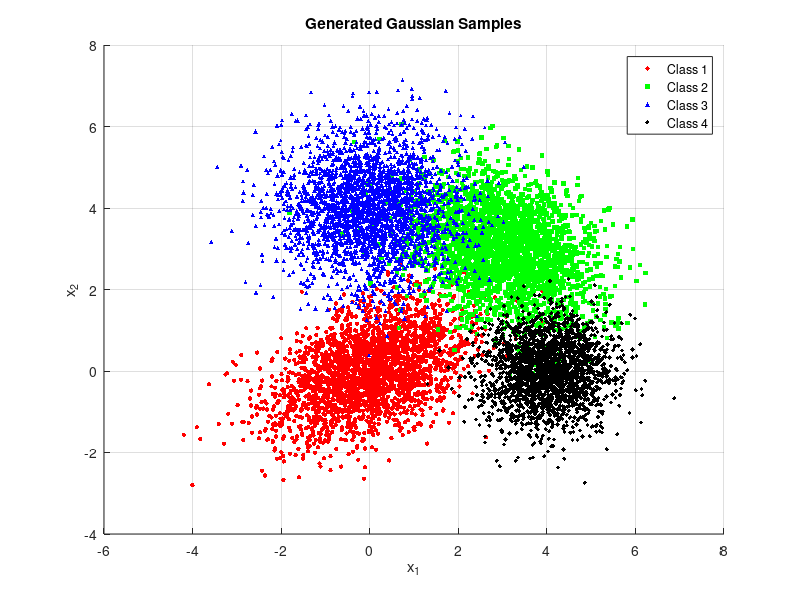

This figure's MATLAB source:
clc; clear; close all;

N = 10000;
priors = [0.25 0.25 0.25 0.25];
d = 2;

mu1 = [0 0]; 
mu2 = [3 3]; 
mu3 = [0 4]; 
mu4 = [4 0];

Sigma1 = [1 0.5; 0.5 1]; 
Sigma2 = [1 -0.3; -0.3 1];
Sigma3 = [1 0; 0 1]; 
Sigma4 = [0.5 0; 0 0.5];

means = {mu1, mu2, mu3, mu4};
covs = {Sigma1, Sigma2, Sigma3, Sigma4};

labels = zeros(N,1);
cum_priors = cumsum(priors);
X = zeros(N, d);

for n = 1:N
    r = rand();
    lbl = find(r <= cum_priors, 1);
    labels(n) = lbl;

    L = chol(covs{lbl}, 'lower');
    X(n,:) = means{lbl} + randn(1, d) * L;
end

Lambda = [0 10 10 100;
           1  0 10 100;
           1  1  0 100;
           1  1  1   0];

post = zeros(N,4);
for n = 1:N
    x = X(n,:)';
    likelihoods = zeros(1,4);
    for j = 1:4
        diff = x - means{j}';
        likelihoods(j) = exp(-0.5*(diff'/covs{j}*diff)) / sqrt((2*pi)^2 * det(covs{j}));
    end
    post(n,:) = likelihoods / sum(likelihoods);
end

ERM_labels = zeros(N,1);
for n = 1:N
    risks = Lambda * post(n,:)'; 
    [~, ERM_labels(n)] = min(risks);
end

total_risk = 0;
for n = 1:N
    total_risk = total_risk + Lambda(ERM_labels(n), labels(n));
end
min_expected_risk = total_risk / N;

fprintf('Empirical minimum expected risk (ERM): %.4f\n', min_expected_risk);

confMat_ERM = zeros(4,4);
for j = 1:4
    idx_true = labels == j;
    for i = 1:4
        confMat_ERM(i,j) = sum(ERM_labels(idx_true) == i) / sum(idx_true);
    end
end

disp('ERM Confusion Matrix P(D=i | L=j):');
disp(confMat_ERM);

figure; hold on;
colors = {'r','g','b','k'};
markers = {'o','s','^','d'};
for j = 1:4
    idx = labels == j;
    scatter(X(idx,1), X(idx,2), 10, colors{j}, markers{j}, 'filled');
end
title('Generated Gaussian Samples');
xlabel('x_1'); ylabel('x_2');
legend('Class 1','Class 2','Class 3','Class 4');
grid on;
hold off;
